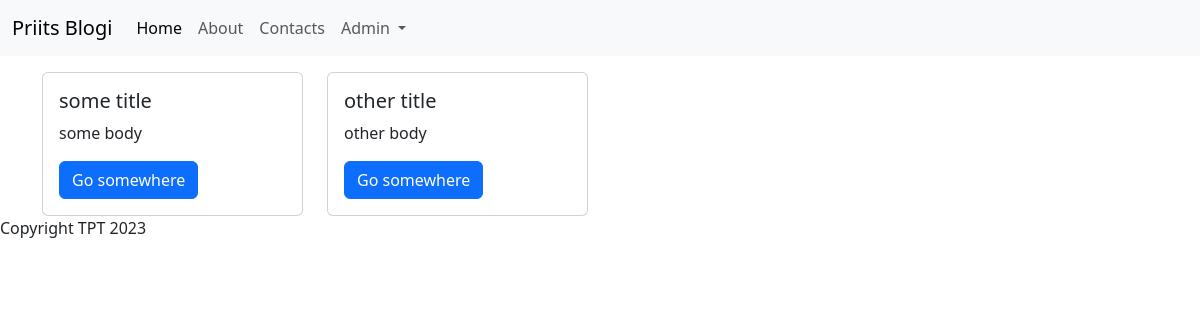
The page / on the database its author committed.
### tables this page shows
CREATE TABLE "articles"
(
    id    integer
        constraint articles_pk
            primary key autoincrement,
    title TEXT not null,
    body  text
);

### src/Controllers/PublicController.php (called while the page is built, shortened)
<?php
class PublicController {
    public function index(){
        $articles = Article::all();
        include 'views/index.php';
    }
}

### src/DB.php (called while the page is built, shortened)
<?php
class DB {
    public $conn;
    public function __construct()
    {
        try {
            $this->conn = new PDO("sqlite:db.sqlite");
            $this->conn->setAttribute(PDO::ATTR_ERRMODE, PDO::ERRMODE_EXCEPTION);
        } catch(PDOException $e) {
            echo "Connection failed: " . $e->getMessage();
        }
    }
    public function all($table, $class){
        $stmt = $this->conn->prepare("SELECT * FROM $table");
        $stmt->execute();
        $stmt->setFetchMode(PDO::FETCH_CLASS, $class);
        return $stmt->fetchAll();
    }
}

### src/Models/Model.php (called while the page is built, shortened)
<?php
class Model {
    public static $table;
    public static function all(){
        $db = new DB();
        return $db->all(static::$table, static::class);
    }
}

### views/index.php (the view)
<?php include 'partials/header.php' ?>
<div class="row">
    <?php foreach($articles as $article): ?>
        <div class="col-3 mt-3">
            <div class="card">
                <div class="card-body">
                    <h5 class="card-title"><?=$article->title?></h5>
                    <p class="card-text"><?=$article->body?></p>
                    <a href="#" class="btn btn-primary">Go somewhere</a>
                </div>
            </div>
        </div>
    <?php endforeach; ?>
</div>
<?php include 'partials/footer.php' ?>

### rows shown on the page
articles: title "some title", body "some body"
articles: title "other title", body "other body"
